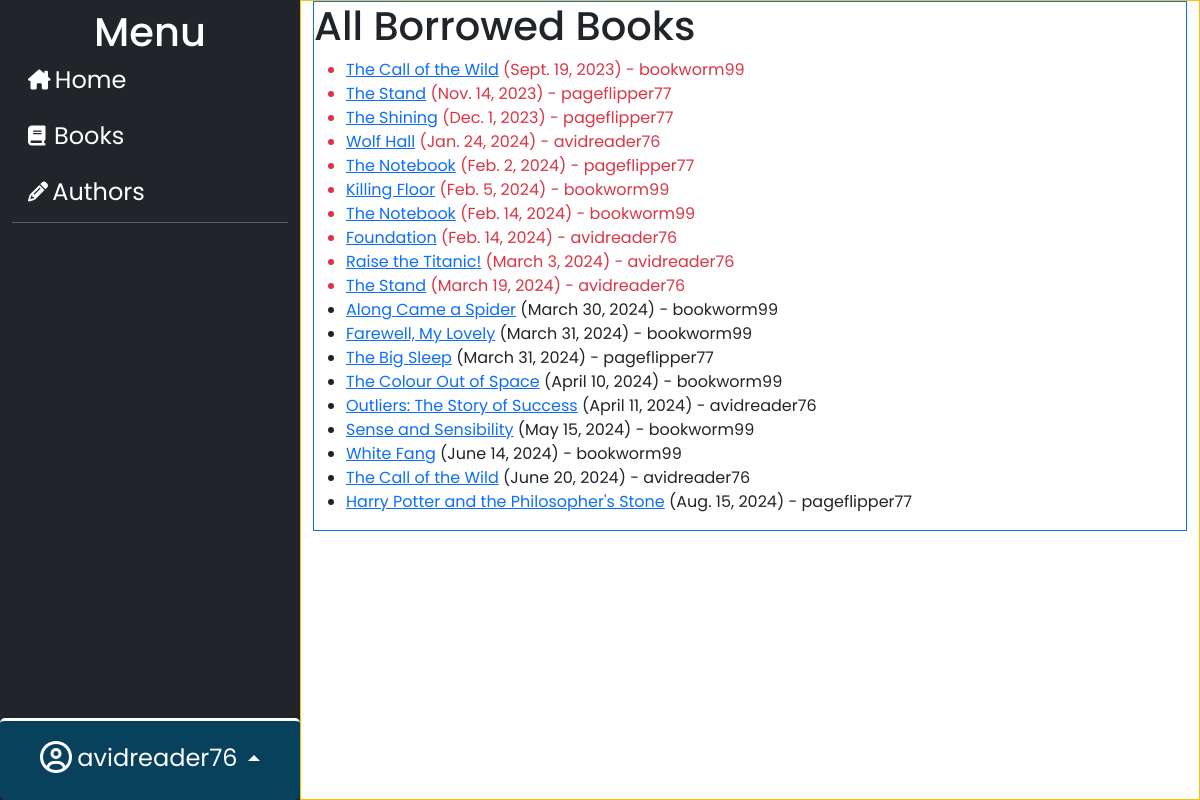
Page /catalog/borrowed/ (signed in) on the earlier database version.
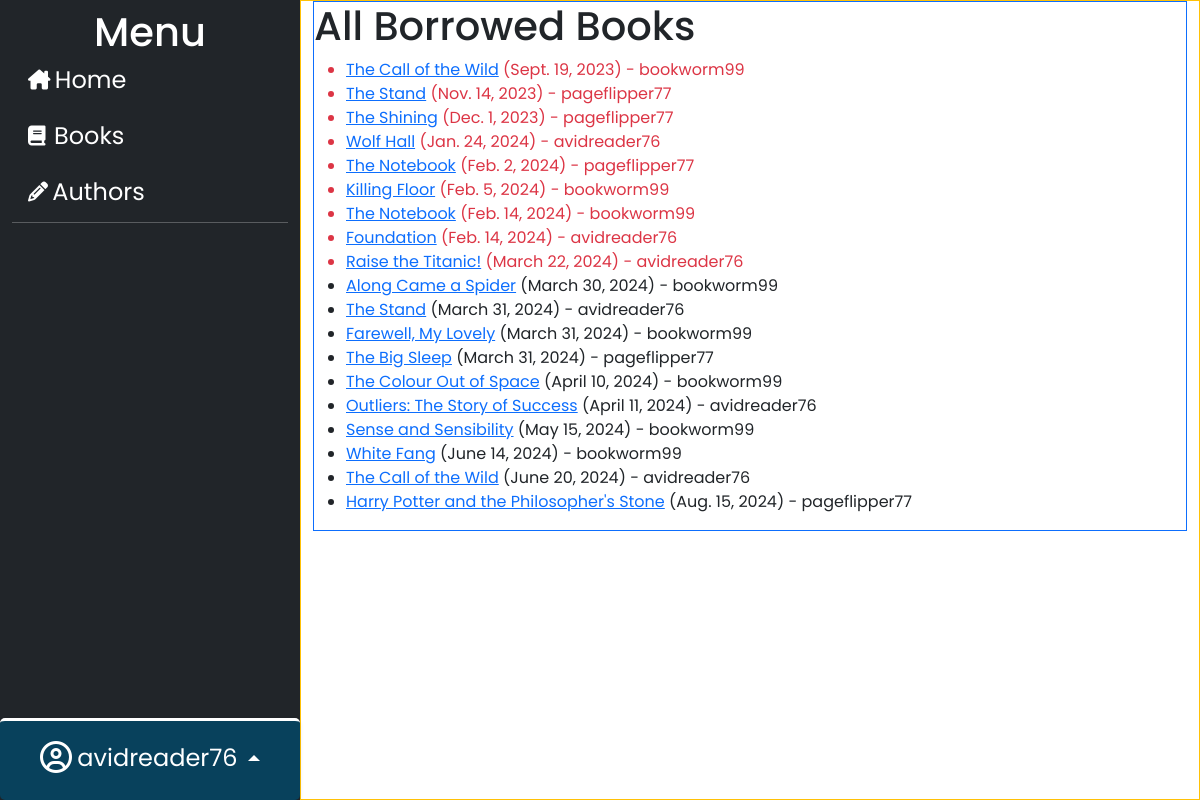
Same page on the later database version.
### catalog/models.py (models this page shows, shortened)
class BookInstance(models.Model):
    id = models.UUIDField(primary_key=True, default=uuid.uuid4,
                          help_text="Unique ID for this particular book across whole library")
    book = models.ForeignKey('Book', on_delete=models.RESTRICT, null=True)
    imprint = models.CharField(max_length=200)
    due_back = models.DateField(null=True, blank=True)
    borrower = models.ForeignKey(settings.AUTH_USER_MODEL, on_delete=models.SET_NULL, null=True, blank=True)
    LOAN_STATUS = (
        ('m', 'Maintenance'),
        ('o', 'On loan'),
        ('a', 'Available'),
        ('r', 'Reserved'),
    )
    status = models.CharField(
        max_length=1,
        choices=LOAN_STATUS,
        blank=True,
        default='m',
        help_text='Book availability',
    )
    class Meta:
        ordering = ['due_back']
        permissions = (("can_mark_returned", "Set book as returned"),)
    def display_title(self):
        """Create a string for the Title. This is required to display Title in Admin."""
        return self.book.title
    display_title.short_description = 'Title'
    @property
    def is_overdue(self):
        return bool(self.due_back and date.today() > self.due_back)

class Book(models.Model):
    title = models.CharField(max_length=200)
    author = models.ForeignKey('Author', on_delete=models.RESTRICT, null=True)
    summary = models.TextField(
        max_length=1000, help_text="Enter a brief description of the book")
    isbn = models.CharField('ISBN', max_length=13,
                            unique=True,
                            help_text='13 Character <a href="https://www.isbn-international.org/content/what-isbn'
                                      '">ISBN number</a>')
    genre = models.ManyToManyField(
        Genre, help_text="Select a genre for this book")
    language = models.ForeignKey(
        'Language', on_delete=models.SET_NULL, null=True)
    def display_genre(self):
        """Create a string for the Genre. This is required to display genre in Admin."""
        return ', '.join(genre.name for genre in self.genre.all()[:3])
    display_genre.short_description = 'Genre'

### catalog/views.py (the view)
# urls.py: path('borrowed/', views.LoanedBooksListView.as_view(), name='borrowed'),
class LoanedBooksListView(LoginRequiredMixin,generic.ListView):
    model = BookInstance
    template_name = 'catalog/bookinstance_borrowed_list.html'
    paginate_by = 20
    def get_queryset(self):
        return (
            BookInstance.objects.filter(status__exact='o')
            .order_by('due_back')
        )

### catalog/templates/catalog/bookinstance_borrowed_list.html (shortened to what this page needs)
{% extends "base_generic.html" %}
{% block content %}
    <h1>All Borrowed Books</h1>
    {% if bookinstance_list %}
    <ul>
      {% for bookinst in bookinstance_list %}
        <li class="{% if bookinst.is_overdue %}text-danger{% endif %}">
            <a href="{% url 'book-detail' bookinst.book.pk %}">{{ bookinst.book.title }}</a> ({{ bookinst.due_back }}) - {{ bookinst.borrower }}
        </li>
      {% endfor %}
    </ul>
    {% else %}
      <p>There are no books borrowed.</p>
    {% endif %}
{% endblock %}

### catalog/templates/base_generic.html (shortened to what this page needs)
<!DOCTYPE html>
<html lang="en">
  <head>
    <link href="https://cdn.jsdelivr.net/npm/bootstrap@5.3.3/dist/css/bootstrap.min.css"
      rel="stylesheet"
>
    <link href="https://cdnjs.cloudflare.com/ajax/libs/font-awesome/6.5.1/css/all.min.css"
      rel="stylesheet"
 />
    {% load static %}
    <link rel="stylesheet" href="{% static 'css/styles.css' %}" />
  </head>
  <body>
    <div class="container-fluid">
      <div class="row">
        {% block sidebar %}
          <div class="d-flex flex-column vh-100 col-sm-3 bg-dark">
            <div>
              <div class="d-flex justify-content-center">
                <span class="h1 text-white justify-content-center pt-2">Menu</span>
              </div>
              <div class="menu-items">
                <ul class="nav nav-pills flex-column">
                  <li class="nav-item">
                    <a {% if request.path == "/catalog/" %} class="nav-link-active nav-link text-white" {% else %} class="nav-link text-white" {% endif %} href="{% url 'index' %}">
                      <i class="h5 fa fa-house-chimney align-middle"></i>&nbsp;<span class="fs-4 d-sm-inline">Home</span>
                    </a>
                  </li>
                  <li class="nav-item mt-1">
                    <a {% if "/catalog/book" in request.path and "create" not in request.path %} class="nav-link-active nav-link text-white" {% else %} class="nav-link text-white" {% endif %} href="{% url 'books' %}">
                      <i class="h5 fa fa-book align-middle"></i>&nbsp;&nbsp;<span class="fs-4 d-sm-inline">Books</span>
                    </a>
                  </li>
                  <li class="nav-item mt-1">
                    <a {% if "/catalog/author" in request.path and "create" not in request.path %} class="nav-link-active nav-link text-white" {% else %} class="nav-link text-white" {% endif %} href="{% url 'authors' %}">
                      <i class="h5 fa fa-pencil align-middle"></i>&nbsp;<span class="fs-4 d-sm-inline">Authors</span>
                    </a>
                  </li>
                </ul>
              </div>
            </div>
            <hr class="mt-1 text-white">
            {% if user.is_authenticated %}
              <div class="user position-absolute bottom-0 start-0 end-0 col-sm-3">
                <div class="dropup text-center">
                  <button class="btn btn-lg dropdown-toggle text-white align-middle user-btn" type="button" data-bs-toggle="dropdown" aria-expanded="false">
                    <i class="h2 fa-regular fa-circle-user align-middle"></i>&nbsp;<span class="fs-4 d-sm-inline">{{ user.get_username }}</span>
                  </button>
                </div>
              </div>
            {% else %}
              <div class="user position-absolute bottom-0 start-0 end-0 col-sm-3">
                <button class="btn btn-lg align-middle w-100 user-btn" type="button">
                  <span class="fs-3"><a class="nav-link text-white" href="{% url 'login' %}?next={{ request.path }}">Login</a></span>
                </button>
              </div>
            {% endif %}
          </div>
        {% endblock %}
        <div class="col-md-9 border border-warning">
          <div class="border border-primary">
            {% block content %}
            {% endblock %}
          </div>
        </div>
      </div>
    </div>
  </body>
</html>

### catalog/static/css/styles.css (style rules this page uses)
* { box-sizing: border-box; margin: 0; padding: 0; font-family: "Poppins", sans-serif; }
.menu-items { margin-top: -10px; }
.user { background-color: #08415C; border-top: solid #FFFFFF; padding: 10px; border-radius: 5px; box-shadow: 0 2px 4px rgba(0, 0, 0, 0.1); }

Differences in the rows shown:
changed BookInstance "Raise the Titanic!": due_back "March 3, 2024" → "March 22, 2024"
shown differently, row unchanged: BookInstance "March 30, 2024": moves up the list
changed BookInstance (number 11 of 19 on the later page): due_back "March 19, 2024" → "March 31, 2024"
